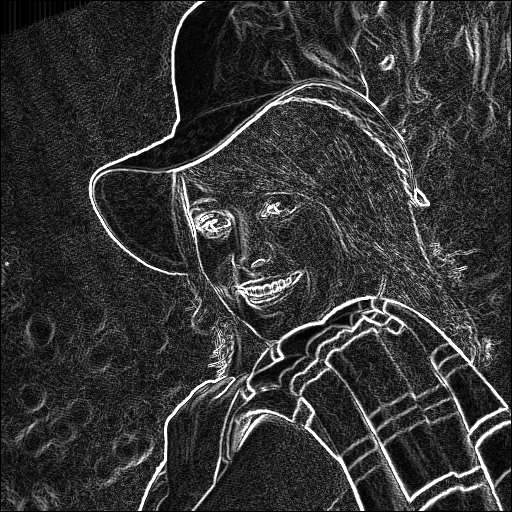
#> input picture Elaine/output.pgm, 512 x 512 px; the run also reads 2 pictures not shown here
$ jupyter execute image_metrics.ipynb   (older library calls are emulated)
#> lines starting #> are read from the running program, lines starting #| are printed output that depends on the picture
[cell 1]
import math
import cv2
from skimage.metrics import structural_similarity as ssim
from skimage.metrics import mean_squared_error as mse
from skimage.metrics import peak_signal_noise_ratio as psnr
import numpy as np
import matplotlib.pyplot as plt
import glob
import os
import pandas as pd

case = 'Elaine'

golden = cv2.imread(case + "/output.pgm")
#> golden is the input picture: shape (512, 512, 3); min 0, max 255, mean 52.3
rca = cv2.imread(case + "/add16_RCA.pgm")
input = cv2.imread(case + "/input.pgm")
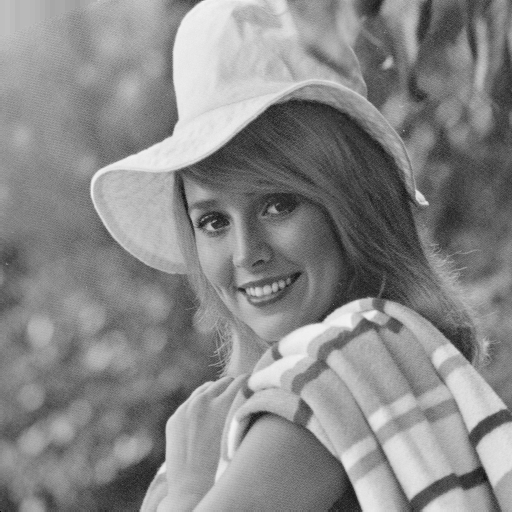
#> input picture Elaine/input.pgm, 512 x 512 px
#> input is the input picture: shape (512, 512, 3); min 0, max 243, mean 136.4
approx = glob.glob(case + "/add16se_*.pgm")

fig, axes = plt.subplots(nrows=4, ncols=5, figsize=(20, 20),
                         sharex=True, sharey=True)
axx = axes.ravel()
i = 0
psnr_array = []
ssim_array = []
mse_array = []
adder_array = []
for appr in approx:
  ax = cv2.imread(appr, 1)
  psnr_value = psnr(golden, ax)
#> psnr_value = 25.04
  psnr_array.append("{:.2f}".format(psnr_value))
  score = ssim(golden, ax, multichannel=True, gaussian_weights=True, sigma=1.5,
               use_sample_covariance=False, data_range=1.0)
#> score = 0.779
  ssim_array.append("{:.2f}".format(score))
  mse_noise = mse(golden, ax)
#> mse_noise = 203.7
  mse_array.append("{:.2f}".format(mse_noise))

  axx[i].imshow(ax, vmin=0, vmax=1)
  axx[i].set_xlabel(f'PSNR: {psnr_value:.2f}\nMSE: {mse_noise:.2f}\nSSIM: {score:.2f}')
  head, tail = os.path.split(appr)
  head = tail.split('.')
  axx[i].set_title(head[0])
  adder_array.append("{}".format(head[0]))

  i = i + 1


psnr_value = psnr(golden, rca)
#> psnr_value = inf
ssim_none = ssim(golden, rca, multichannel=True, gaussian_weights=True, sigma=1.5,
             use_sample_covariance=False, data_range=1.0)
#> ssim_none = 1
mse_none = mse(golden, rca)
#> mse_none = 0
axx[i].imshow(golden, vmin=0, vmax=1)
axx[i].set_xlabel(f'PSNR: {psnr_value:.2f}\nMSE: {mse_none:.2f}\nSSIM: {ssim_none:.2f}')
axx[i].set_title('add16_RCA')

axx[i+1].imshow(input, vmin=0, vmax=1)
axx[i].set_xlabel(f'PSNR: {psnr_value:.2f}\nMSE: {mse_none:.2f}\nSSIM: {ssim_none:.2f}')
axx[i+1].set_title('Original image')

plt.tight_layout()
plt.savefig(case + '-metrics.png')
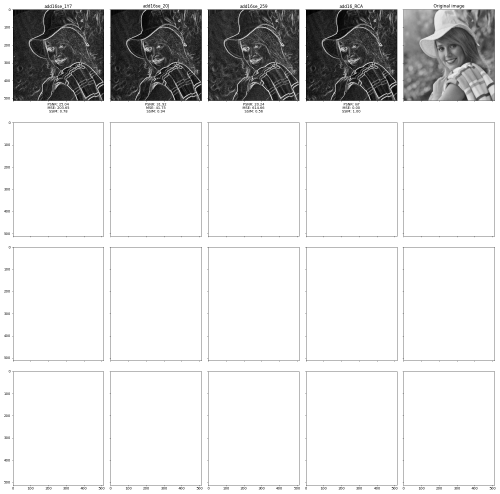
#> figure drawn by matplotlib, 5 panels
plt.show()

df = pd.DataFrame({"Adder" : adder_array, "PNSR" : psnr_array, "MSE" : mse_array, "SSIM" : ssim_array})
#> df = table of 3 rows and 4 columns
df.to_csv(case + "-metrics.csv", index=False)
